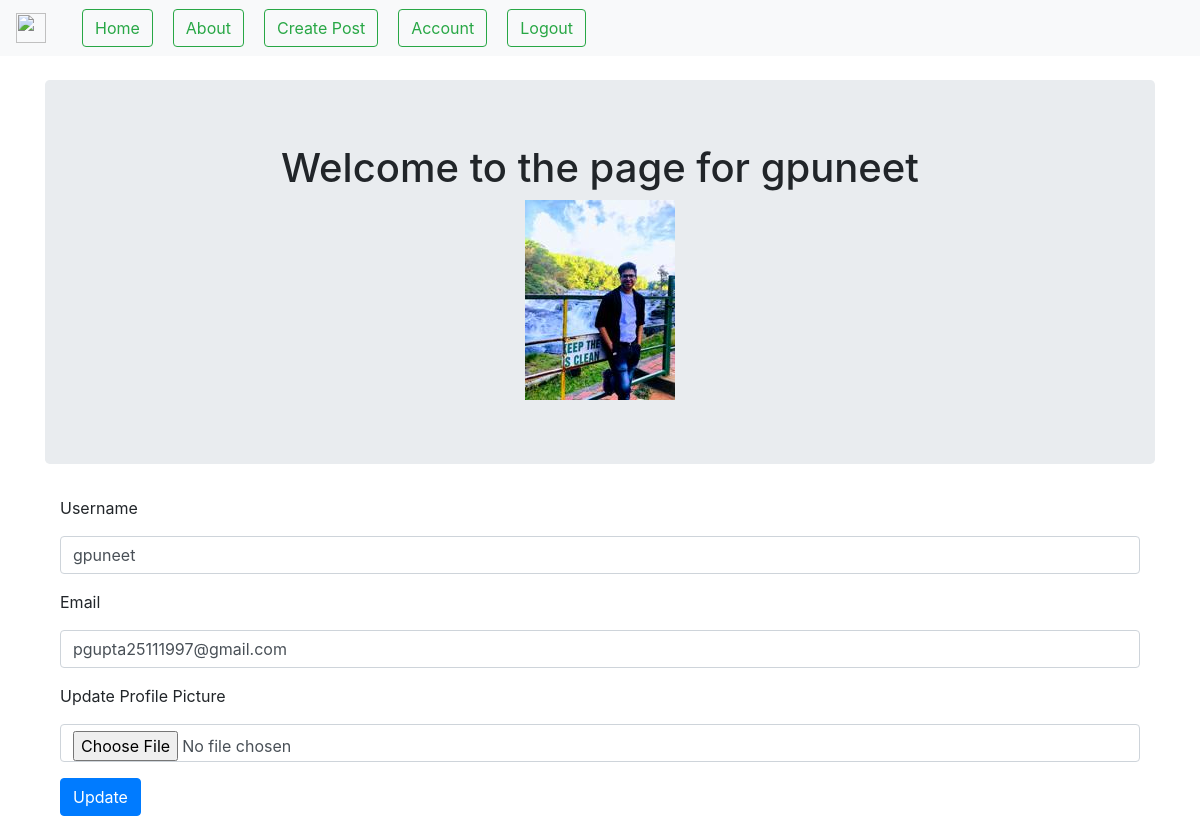
/account (signed in), run on the app's committed database.
### blogproject/models.py (models this page shows, shortened)
class User(db.Model,UserMixin):
    __tablename__='users'
    id=db.Column(db.Integer,primary_key=True)
    profile_image=db.Column(db.String(64),nullable=False,default='default_profile.png')
    email=db.Column(db.String(64),unique=True,index=True)
    username=db.Column(db.String(64),unique=True,index=True)
    password_hash=db.Column(db.String(128))
    posts=db.relationship('blogpost',backref='author',lazy=True)

### blogproject/users/views.py (the view)
@users.route('/account',methods=['GET','POST'])
@login_required
def account():
    form=updateUserForm()
    if form.validate_on_submit():
        if form.picture.data:
            username=current_user.username
            pic=add_profile_pic(form.picture.data,username)
            current_user.profile_image=pic
        current_user.username=form.username.data
        current_user.email=form.email.data
        db.session.commit()
        flash('User Account Updated')
        return redirect(url_for('users.account'))
    elif request.method=="GET":
        form.username.data=current_user.username
        form.email.data=current_user.email
    profile_image=url_for('static',filename='profile_pics/'+current_user.profile_image)
    return render_template('account.html',profile_image=profile_image,form=form)

### blogproject/users/forms.py (shortened to what this page needs)
class updateUserForm(FlaskForm):
    email=StringField('Email',validators=[DataRequired(),Email()])
    username=StringField('Username',validators=[DataRequired()])
    picture=FileField('Update Profile Picture',validators=[FileAllowed(['jpg','png'])])
    submit=SubmitField('Update')

### blogproject/models.py (called while the page is built)
@login_manager.user_loader
def load_user(user_id):
    return User.query.get(user_id)#check for u or U

### blogproject/templates/account.html (shortened to what this page needs)
{% extends "base.html" %}
{% block content %}
  <div class="jumbotron">
    <div align='center'>
      <h1>Welcome to the page for {{current_user.username}}</h1>
      <img align='center' src="{{url_for('static',filename='profile_pics/'+current_user.profile_image)}}">
    </div>
  </div>
  <div class="container">
    <form method="POST" action="" enctype="multipart/form-data">
      <div class="form-group">
        {{form.username.label(class='form-group')}}
        {{form.username(class='form-control')}}
      </div>
      <div class="form-group">
      {{form.email.label(class='form-group')}}
      {{form.email(class='form-control')}}
      </div>
      <div class="form-group">
      {{form.picture.label(class='form-group')}}
      {{form.picture(class='form-control')}}
      </div>
      <div class="form-group">
       {{form.submit(class='btn btn-primary')}}
      </div>
    </form>
  </div>
{% endblock %}

### blogproject/templates/base.html (style rules this page uses)
html { height: 100% margin:0; }
body { background-image: url("https://blog.visme.co/wp-content/uploads/2017/07/50-Beautiful-and-Minimalist-Presentation-Backgrounds-040.jpg"); height:100% margin:0; background-repeat: no-repeat; background-size: cover; }

### data on the page
User: username "gpuneet", profile_image (picture), email "pgupta25111997@gmail.com"
